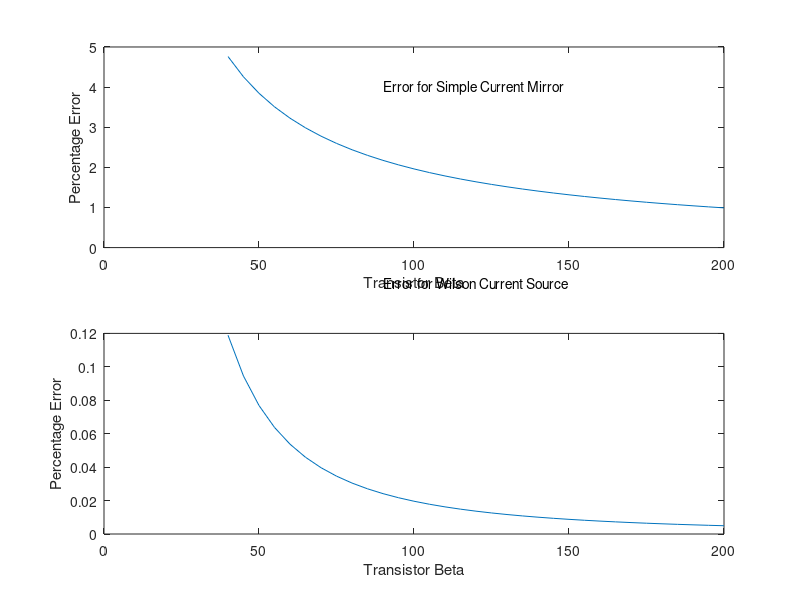

Here is the MATLAB script that generated this plot:
% Integrated circuit Biasing
vcc=10; rc=50e3; vbe=0.7;
beta =40:5:200;  ir1=(vcc-vbe)/rc;
ir2=(vcc-2*vbe)/rc;  m=length(beta);
for i=1:m
   io1(i) = beta(i)*ir1/(beta(i) + 2);
   pd1(i)=abs((io1(i)-ir1)*100/ir1);
   io2(i)=(beta(i)^2+2*beta(i))/(beta(i)^2+2*beta(i)+2);
   pd2(i)=abs((io2(i)*ir2-ir2)*100/ir2);
end
subplot(211), plot(beta,pd1)
xlabel('Transistor Beta')
ylabel('Percentage Error')
text(90,4.0,'Error for Simple Current Mirror')
subplot(212),plot(beta,pd2)
xlabel('Transistor Beta')
ylabel('Percentage Error')
text(90, 0.15, 'Error for Wilson Current Source')
